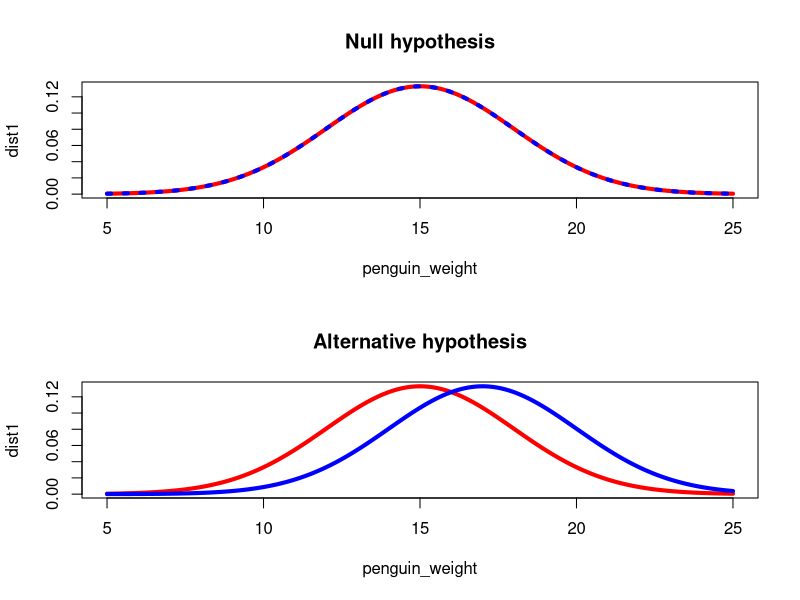
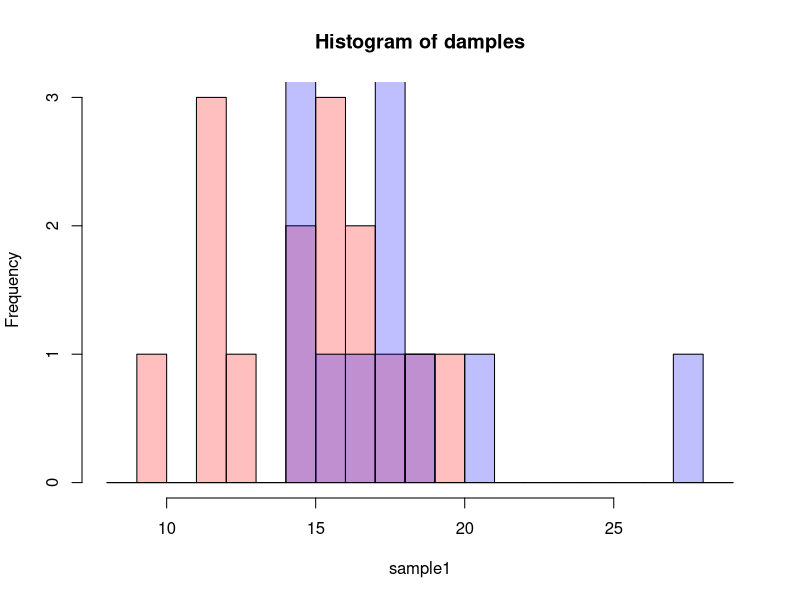

The R source for these figures, in order:

xi <- seq(from=5, to=25, length.out=1000)
dist1 <- dnorm(xi, mean = 15, sd=3)
dist2 <- dnorm(xi, mean = 15+2, sd=3)

par(mfrow=c(2,1))
plot(xi, dist1, type='l', col='red', lwd=4, lty=1, main = 'Null hypothesis', xlab = 'penguin_weight')
lines(xi, dist1, col='blue', lwd=4, lty=3)

plot(xi, dist1, type='l', col='red', lwd=4, lty=1, main = 'Alternative hypothesis', xlab = 'penguin_weight')
lines(xi, dist2, col='blue', lwd=4, lty=1)

sample1 <- rnorm(15, mean = 15, sd=3)
sample2 <- rnorm(15, mean = 15+2, sd=3)

my_red <- adjustcolor( "red", alpha.f = 0.25)
my_blue <- adjustcolor( "blue", alpha.f = 0.25)

low <- floor(min(c(sample1,sample2)))-1
high <-ceiling(max(c(sample1,sample2)))+1
par(mfrow=c(1,1))
breaks <-seq(low,high)
prop <- hist(sample1, col=my_red, main = 'Histogram of damples', breaks=breaks)
hist(sample2, add=TRUE, col = my_blue, breaks=breaks)
